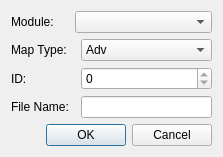
<?xml version="1.0" encoding="UTF-8"?>
<ui version="4.0">
 <class>TNewMapDialog</class>
 <widget class="QDialog" name="TNewMapDialog">
  <property name="geometry">
   <rect>
    <x>0</x>
    <y>0</y>
    <width>223</width>
    <height>145</height>
   </rect>
  </property>
  <property name="sizePolicy">
   <sizepolicy hsizetype="Fixed" vsizetype="Fixed">
    <horstretch>0</horstretch>
    <verstretch>0</verstretch>
   </sizepolicy>
  </property>
  <property name="maximumSize">
   <size>
    <width>223</width>
    <height>145</height>
   </size>
  </property>
  <property name="windowTitle">
   <string>Create new map</string>
  </property>
  <layout class="QGridLayout" name="gridLayout">
   <item row="4" column="0" colspan="3">
    <widget class="QDialogButtonBox" name="buttonBox">
     <property name="orientation">
      <enum>Qt::Horizontal</enum>
     </property>
     <property name="standardButtons">
      <set>QDialogButtonBox::Cancel|QDialogButtonBox::Ok</set>
     </property>
    </widget>
   </item>
   <item row="1" column="2">
    <widget class="QComboBox" name="cmbMapType">
     <item>
      <property name="text">
       <string>Adv</string>
      </property>
     </item>
     <item>
      <property name="text">
       <string>VS</string>
      </property>
     </item>
     <item>
      <property name="text">
       <string>CTF</string>
      </property>
     </item>
    </widget>
   </item>
   <item row="2" column="2">
    <widget class="QSpinBox" name="sbId">
     <property name="readOnly">
      <bool>true</bool>
     </property>
    </widget>
   </item>
   <item row="0" column="1" colspan="2">
    <widget class="QComboBox" name="cmbModule"/>
   </item>
   <item row="1" column="0" colspan="2">
    <widget class="QLabel" name="label_2">
     <property name="text">
      <string>Map Type:</string>
     </property>
    </widget>
   </item>
   <item row="0" column="0">
    <widget class="QLabel" name="label">
     <property name="text">
      <string>Module:</string>
     </property>
    </widget>
   </item>
   <item row="2" column="0" colspan="2">
    <widget class="QLabel" name="label_3">
     <property name="text">
      <string>ID:</string>
     </property>
    </widget>
   </item>
   <item row="3" column="0">
    <widget class="QLabel" name="label_4">
     <property name="text">
      <string>File Name:</string>
     </property>
    </widget>
   </item>
   <item row="3" column="2">
    <widget class="QLineEdit" name="leFileName"/>
   </item>
  </layout>
 </widget>
 <resources/>
 <connections>
  <connection>
   <sender>buttonBox</sender>
   <signal>accepted()</signal>
   <receiver>TNewMapDialog</receiver>
   <slot>accept()</slot>
   <hints>
    <hint type="sourcelabel">
     <x>248</x>
     <y>254</y>
    </hint>
    <hint type="destinationlabel">
     <x>157</x>
     <y>274</y>
    </hint>
   </hints>
  </connection>
  <connection>
   <sender>buttonBox</sender>
   <signal>rejected()</signal>
   <receiver>TNewMapDialog</receiver>
   <slot>reject()</slot>
   <hints>
    <hint type="sourcelabel">
     <x>316</x>
     <y>260</y>
    </hint>
    <hint type="destinationlabel">
     <x>286</x>
     <y>274</y>
    </hint>
   </hints>
  </connection>
 </connections>
</ui>
